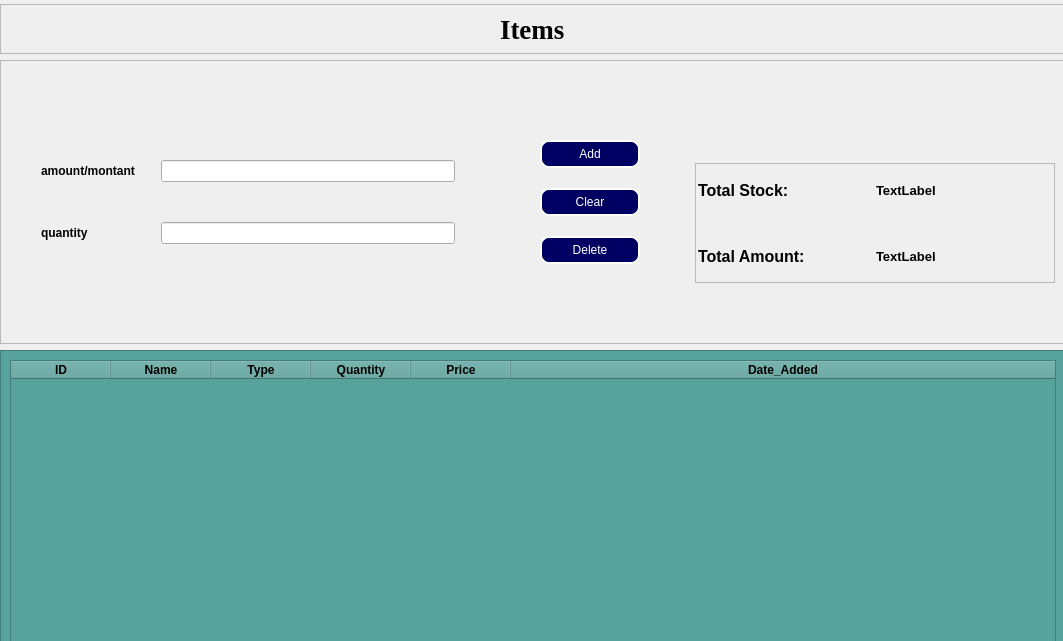
<?xml version="1.0" encoding="UTF-8"?>
<ui version="4.0">
 <class>Form</class>
 <widget class="QWidget" name="Form">
  <property name="geometry">
   <rect>
    <x>0</x>
    <y>0</y>
    <width>1063</width>
    <height>641</height>
   </rect>
  </property>
  <property name="windowTitle">
   <string>Form</string>
  </property>
  <widget class="QFrame" name="frame_2">
   <property name="geometry">
    <rect>
     <x>0</x>
     <y>60</y>
     <width>1066</width>
     <height>284</height>
    </rect>
   </property>
   <property name="styleSheet">
    <string notr="true">#frame_2{

padding: 10px;

}

#frame_3{
	height: 80px;
	border-radius: 20px;
	background-color: rgb(81, 161, 134);
	padding-left: 10px;
	color: rgb(255, 255, 255);

}
QPushButton{
	color: white;
	border-radius: 9px;
	border: 2px solid white;
	background-color: rgb(0, 0, 99);
	padding: 2px;
	height: 20px;
	font: 700 11pt &quot;Segoe UI&quot;;
}

QPushButton::hover{
	background-color: rgb(255, 98, 46);
}

QComboBox::hover{
	background-color: rgb(255, 255, 255);
}
QSpinBox::hover{
	background-color: rgb(255, 255, 255);
}</string>
   </property>
   <property name="frameShape">
    <enum>QFrame::StyledPanel</enum>
   </property>
   <property name="frameShadow">
    <enum>QFrame::Raised</enum>
   </property>
   <layout class="QHBoxLayout" name="horizontalLayout_2">
    <property name="spacing">
     <number>25</number>
    </property>
    <property name="leftMargin">
     <number>0</number>
    </property>
    <property name="topMargin">
     <number>0</number>
    </property>
    <property name="rightMargin">
     <number>0</number>
    </property>
    <property name="bottomMargin">
     <number>0</number>
    </property>
    <item>
     <layout class="QGridLayout" name="gridLayout_6">
      <item row="0" column="0">
       <layout class="QGridLayout" name="gridLayout_7">
        <property name="leftMargin">
         <number>30</number>
        </property>
        <property name="topMargin">
         <number>20</number>
        </property>
        <property name="rightMargin">
         <number>30</number>
        </property>
        <property name="bottomMargin">
         <number>20</number>
        </property>
        <property name="horizontalSpacing">
         <number>10</number>
        </property>
        <property name="verticalSpacing">
         <number>20</number>
        </property>
        <item row="1" column="0">
         <widget class="QLabel" name="label_11">
          <property name="minimumSize">
           <size>
            <width>110</width>
            <height>0</height>
           </size>
          </property>
          <property name="maximumSize">
           <size>
            <width>40</width>
            <height>16777215</height>
           </size>
          </property>
          <property name="font">
           <font>
            <bold>true</bold>
           </font>
          </property>
          <property name="text">
           <string>amount/montant</string>
          </property>
         </widget>
        </item>
        <item row="1" column="3">
         <widget class="QLineEdit" name="itemAmount_2"/>
        </item>
        <item row="2" column="0">
         <widget class="QLabel" name="label_9">
          <property name="minimumSize">
           <size>
            <width>90</width>
            <height>0</height>
           </size>
          </property>
          <property name="maximumSize">
           <size>
            <width>40</width>
            <height>16777215</height>
           </size>
          </property>
          <property name="font">
           <font>
            <bold>true</bold>
           </font>
          </property>
          <property name="text">
           <string>quantity</string>
          </property>
         </widget>
        </item>
        <item row="2" column="3">
         <widget class="QLineEdit" name="itemquantity_2"/>
        </item>
       </layout>
      </item>
      <item row="0" column="1">
       <layout class="QGridLayout" name="gridLayout_8">
        <property name="leftMargin">
         <number>30</number>
        </property>
        <property name="topMargin">
         <number>20</number>
        </property>
        <property name="rightMargin">
         <number>30</number>
        </property>
        <property name="bottomMargin">
         <number>20</number>
        </property>
        <property name="horizontalSpacing">
         <number>10</number>
        </property>
        <property name="verticalSpacing">
         <number>20</number>
        </property>
        <item row="0" column="0">
         <widget class="QPushButton" name="pushButton_4">
          <property name="minimumSize">
           <size>
            <width>100</width>
            <height>0</height>
           </size>
          </property>
          <property name="maximumSize">
           <size>
            <width>100</width>
            <height>16777215</height>
           </size>
          </property>
          <property name="text">
           <string>Add</string>
          </property>
         </widget>
        </item>
        <item row="2" column="0">
         <widget class="QPushButton" name="pushButton_3">
          <property name="minimumSize">
           <size>
            <width>100</width>
            <height>0</height>
           </size>
          </property>
          <property name="maximumSize">
           <size>
            <width>100</width>
            <height>16777215</height>
           </size>
          </property>
          <property name="text">
           <string>Delete</string>
          </property>
         </widget>
        </item>
        <item row="1" column="0">
         <widget class="QPushButton" name="pushButton_11">
          <property name="minimumSize">
           <size>
            <width>100</width>
            <height>0</height>
           </size>
          </property>
          <property name="maximumSize">
           <size>
            <width>100</width>
            <height>16777215</height>
           </size>
          </property>
          <property name="text">
           <string>Clear</string>
          </property>
         </widget>
        </item>
       </layout>
      </item>
     </layout>
    </item>
    <item>
     <widget class="QFrame" name="frame_4">
      <property name="minimumSize">
       <size>
        <width>360</width>
        <height>120</height>
       </size>
      </property>
      <property name="maximumSize">
       <size>
        <width>350</width>
        <height>77</height>
       </size>
      </property>
      <property name="styleSheet">
       <string notr="true">

#label_5,#label_6{
	color: rgb(255, 255, 255);
border-radius:1px;
}
#totalpriceLabel,#totalstockLabel{
	background-color: rgb(255, 255, 255);
}</string>
      </property>
      <property name="frameShape">
       <enum>QFrame::StyledPanel</enum>
      </property>
      <property name="frameShadow">
       <enum>QFrame::Raised</enum>
      </property>
      <layout class="QGridLayout" name="gridLayout_9">
       <property name="leftMargin">
        <number>2</number>
       </property>
       <property name="topMargin">
        <number>2</number>
       </property>
       <property name="rightMargin">
        <number>2</number>
       </property>
       <property name="bottomMargin">
        <number>2</number>
       </property>
       <property name="horizontalSpacing">
        <number>2</number>
       </property>
       <property name="verticalSpacing">
        <number>19</number>
       </property>
       <item row="0" column="1">
        <widget class="QLabel" name="totalstockLabel_2">
         <property name="font">
          <font>
           <pointsize>10</pointsize>
           <bold>true</bold>
          </font>
         </property>
         <property name="text">
          <string>TextLabel</string>
         </property>
        </widget>
       </item>
       <item row="1" column="0">
        <widget class="QLabel" name="label_12">
         <property name="font">
          <font>
           <pointsize>12</pointsize>
           <bold>true</bold>
          </font>
         </property>
         <property name="text">
          <string>Total Amount:</string>
         </property>
        </widget>
       </item>
       <item row="1" column="1">
        <widget class="QLabel" name="totalpriceLabel_2">
         <property name="font">
          <font>
           <pointsize>10</pointsize>
           <bold>true</bold>
          </font>
         </property>
         <property name="text">
          <string>TextLabel</string>
         </property>
        </widget>
       </item>
       <item row="0" column="0">
        <widget class="QLabel" name="label_13">
         <property name="font">
          <font>
           <pointsize>12</pointsize>
           <bold>true</bold>
          </font>
         </property>
         <property name="text">
          <string>Total Stock:</string>
         </property>
        </widget>
       </item>
      </layout>
     </widget>
    </item>
   </layout>
  </widget>
  <widget class="QFrame" name="frame">
   <property name="geometry">
    <rect>
     <x>0</x>
     <y>4</y>
     <width>1066</width>
     <height>50</height>
    </rect>
   </property>
   <property name="minimumSize">
    <size>
     <width>1038</width>
     <height>0</height>
    </size>
   </property>
   <property name="frameShape">
    <enum>QFrame::StyledPanel</enum>
   </property>
   <property name="frameShadow">
    <enum>QFrame::Raised</enum>
   </property>
   <layout class="QVBoxLayout" name="verticalLayout_2">
    <item alignment="Qt::AlignHCenter">
     <widget class="QLabel" name="label_14">
      <property name="font">
       <font>
        <family>Times New Roman</family>
        <pointsize>20</pointsize>
        <bold>true</bold>
       </font>
      </property>
      <property name="text">
       <string>Items</string>
      </property>
     </widget>
    </item>
   </layout>
  </widget>
  <widget class="QFrame" name="frame_5">
   <property name="geometry">
    <rect>
     <x>0</x>
     <y>350</y>
     <width>1066</width>
     <height>527</height>
    </rect>
   </property>
   <property name="styleSheet">
    <string notr="true">background-color: rgb(88, 162, 157);</string>
   </property>
   <property name="frameShape">
    <enum>QFrame::StyledPanel</enum>
   </property>
   <property name="frameShadow">
    <enum>QFrame::Raised</enum>
   </property>
   <layout class="QGridLayout" name="gridLayout_10">
    <item row="0" column="0">
     <widget class="QTableWidget" name="tableWidget_2">
      <attribute name="horizontalHeaderStretchLastSection">
       <bool>true</bool>
      </attribute>
      <column>
       <property name="text">
        <string>ID</string>
       </property>
       <property name="font">
        <font>
         <bold>true</bold>
        </font>
       </property>
      </column>
      <column>
       <property name="text">
        <string>Name</string>
       </property>
       <property name="font">
        <font>
         <bold>true</bold>
        </font>
       </property>
      </column>
      <column>
       <property name="text">
        <string>Type</string>
       </property>
       <property name="font">
        <font>
         <bold>true</bold>
        </font>
       </property>
      </column>
      <column>
       <property name="text">
        <string>Quantity</string>
       </property>
       <property name="font">
        <font>
         <bold>true</bold>
        </font>
       </property>
      </column>
      <column>
       <property name="text">
        <string>Price</string>
       </property>
       <property name="font">
        <font>
         <bold>true</bold>
        </font>
       </property>
      </column>
      <column>
       <property name="text">
        <string>Date_Added</string>
       </property>
       <property name="font">
        <font>
         <bold>true</bold>
        </font>
       </property>
      </column>
     </widget>
    </item>
   </layout>
  </widget>
 </widget>
 <resources/>
 <connections/>
</ui>
